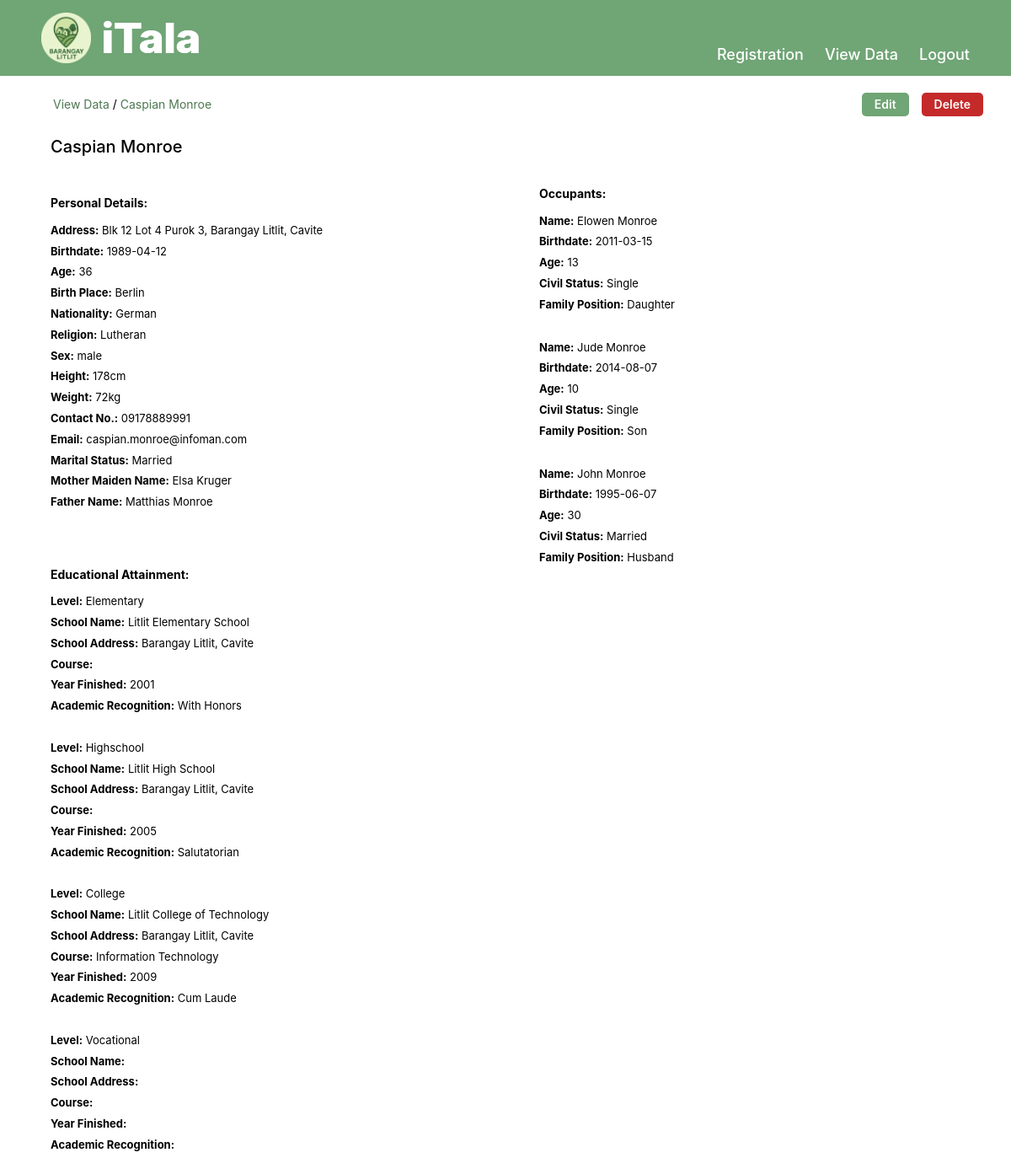
/viewPerson.php?personID=1, run on the app's committed database.
### tables this page shows
CREATE TABLE `person` (
  `personID` int(11) NOT NULL,
  `name` varchar(50) DEFAULT NULL,
  `address` varchar(100) DEFAULT NULL,
  `birthDate` date DEFAULT NULL,
  `birthPlace` varchar(50) DEFAULT NULL,
  `nationality` varchar(20) DEFAULT NULL,
  `religion` varchar(20) DEFAULT NULL,
  `sex` enum('male','female') DEFAULT NULL,
  `height` varchar(10) DEFAULT NULL,
  `weight` varchar(10) DEFAULT NULL,
  `contactNo` varchar(20) DEFAULT NULL,
  `email` varchar(50) DEFAULT NULL,
  `maritalStatus` enum('Single','Married','Widowed','Divorced','Separated') DEFAULT NULL,
  `motherNameMaiden` varchar(50) DEFAULT NULL,
  `fatherName` varchar(50) DEFAULT NULL
);

CREATE TABLE `education` (
  `educationID` int(11) NOT NULL,
  `personID` int(11) DEFAULT NULL,
  `schoolName` varchar(50) DEFAULT NULL,
  `schoolAddress` varchar(100) DEFAULT NULL,
  `course` varchar(50) DEFAULT NULL,
  `level` enum('Elementary','Highschool','College','Vocational') DEFAULT NULL,
  `yearFinished` year(4) DEFAULT NULL,
  `acadRecognition` varchar(50) DEFAULT NULL
);

CREATE TABLE `occupant` (
  `occupantID` int(11) NOT NULL,
  `personID` int(11) DEFAULT NULL,
  `occupantName` varchar(100) DEFAULT NULL,
  `occupantBDate` date DEFAULT NULL,
  `occupantAge` int(11) DEFAULT NULL,
  `occupantCvlStatus` enum('Single','Married','Widowed','Divorced','Separated') DEFAULT NULL,
  `familyPos` varchar(50) DEFAULT NULL
);

### viewPerson.php (the view, shortened to what this page needs)
<?php
include 'config.php';
$personID = isset($_GET['personID']) ? intval($_GET['personID']) : 0;
$sqlPerson = "SELECT * FROM person WHERE personID = ?";
$stmtPerson = $conn->prepare($sqlPerson);
$stmtPerson->bind_param("i", $personID);
$stmtPerson->execute();
$resultPerson = $stmtPerson->get_result();
$person = $resultPerson->fetch_assoc();
function calculateAge($birthdate) {
    $birthDate = new DateTime($birthdate);
    $today = new DateTime('today');
    $age = $birthDate->diff($today)->y;
    return $age;
}
$sqlEducation = "SELECT * FROM education WHERE personID = ?";
$stmtEducation = $conn->prepare($sqlEducation);
$stmtEducation->bind_param("i", $personID);
$stmtEducation->execute();
$resultEducation = $stmtEducation->get_result();
$sqlOccupant = "SELECT * FROM occupant WHERE personID = ?";
$stmtOccupant = $conn->prepare($sqlOccupant);
$stmtOccupant->bind_param("i", $personID);
$stmtOccupant->execute();
$resultOccupant = $stmtOccupant->get_result();
?>
<!DOCTYPE html>
<html lang="en">
<head>
  <link rel="stylesheet" href="style/viewPerson_style.css">
</head>
<body class="view-person-page">
  <header>
    <div class="logo">
      <img src="style/logo.png" alt="Logo">
      <span>iTala</span>
    </div>
    <nav>
      <a href="Registration.php">Registration</a>
      <a href="Dashboard.php">View Data</a>
      <a href="Index.php">Logout</a>
    </nav>
  </header>
  <section class="controls">
    <div class="controls-bar">
      <p class="breadcrumb">
        <a href="Dashboard.php">View Data</a> /
        <a href="#"><?= htmlspecialchars($person['name']) ?></a>
      </p>
      <div class="buttons">
        <a href="editPerson.php?personID=<?= htmlspecialchars($person['personID']) ?>" class="button-link">Edit</a>
        <a href="deletePerson.php?personID=<?= $person['personID'] ?>" class="button-link-delete"
          onclick="return confirm('Are you sure you want to delete this person?');">
          Delete
        </a>
      </div>
    </div>
  </section>
  <div class="person-data-section">
    <div class="left-column">
      <h2 class="full-name"><?= htmlspecialchars($person['name']) ?></h2>
      <p class="section-title">Personal Details:</p>
      <p><strong>Address:</strong> <?= htmlspecialchars($person['address']) ?></p>
      <p><strong>Birthdate:</strong> <?= htmlspecialchars($person['birthDate']) ?></p>
      <p><strong>Age:</strong> <?= calculateAge($person['birthDate']) ?></p>
      <p><strong>Birth Place:</strong> <?= htmlspecialchars($person['birthPlace']) ?></p>
      <p><strong>Nationality:</strong> <?= htmlspecialchars($person['nationality']) ?></p>
      <p><strong>Religion:</strong> <?= htmlspecialchars($person['religion']) ?></p>
      <p><strong>Sex:</strong> <?= htmlspecialchars($person['sex']) ?></p>
      <p><strong>Height:</strong> <?= htmlspecialchars($person['height']) ?></p>
      <p><strong>Weight:</strong> <?= htmlspecialchars($person['weight']) ?></p>
      <p><strong>Contact No.:</strong> <?= htmlspecialchars($person['contactNo']) ?></p>
      <p><strong>Email:</strong> <?= htmlspecialchars($person['email']) ?></p>
      <p><strong>Marital Status:</strong> <?= htmlspecialchars($person['maritalStatus']) ?></p>
      <p><strong>Mother Maiden Name:</strong> <?= htmlspecialchars($person['motherNameMaiden']) ?></p>
      <p><strong>Father Name:</strong> <?= htmlspecialchars($person['fatherName']) ?></p>
      <br>
      <p class="section-title">Educational Attainment:</p>
      <?php if ($resultEducation->num_rows > 0): ?>
        <?php while ($row = $resultEducation->fetch_assoc()): ?>
          <p><strong>Level:</strong> <?= htmlspecialchars($row['level']) ?></p>
          <p><strong>School Name:</strong> <?= htmlspecialchars($row['schoolName']) ?></p>
          <p><strong>School Address:</strong> <?= htmlspecialchars($row['schoolAddress']) ?></p>
          <p><strong>Course:</strong> <?= htmlspecialchars($row['course']) ?></p>
          <p><strong>Year Finished:</strong> <?= htmlspecialchars($row['yearFinished']) ?></p>
          <p><strong>Academic Recognition:</strong> <?= htmlspecialchars($row['acadRecognition']) ?></p>
          <br>
        <?php endwhile; ?>
      <?php else: ?>
        <p>No education records found for this person.</p>
      <?php endif; ?>
    </div>
    <div class="right-column">
      <br>
      <p class="section-title">Occupants:</p>
      <?php if ($resultOccupant->num_rows > 0): ?>
        <?php while ($row = $resultOccupant->fetch_assoc()): ?>
          <div class="occupant-entry">
            <p><strong>Name:</strong> <?= htmlspecialchars($row['occupantName']) ?></p>
            <p><strong>Birthdate:</strong> <?= htmlspecialchars($row['occupantBDate']) ?></p>
            <p><strong>Age:</strong> <?= htmlspecialchars($row['occupantAge']) ?></p>
            <p><strong>Civil Status:</strong> <?= htmlspecialchars($row['occupantCvlStatus']) ?></p>
            <p><strong>Family Position:</strong> <?= htmlspecialchars($row['familyPos']) ?></p>
          </div>
        <?php endwhile; ?>
      <?php else: ?>
        <p>No occupant records found for this person.</p>
      <?php endif; ?>
    </div>
  </div>
</body>
</html>

### style/viewPerson_style.css (style rules this page uses)
* { margin: 0; padding: 0; box-sizing: border-box; font-family: 'Inter', sans-serif; }
body { background-color: white; color: black; line-height: 1.6; padding-top: 90px; }
header { background-color: #70A575; position: fixed; width: 100%; top: 0; left: 0; width: 100%; color: white; padding: 5px 19px; display: flex; justify-content: space-between; align-items: center; margin-bottom: 30px; }
.logo { margin-left: 30px; display: flex; font-size: 50px; font-weight: 800; text-shadow: 1px 0 0 white; align-items: center; gap: 12px; }
.logo img { height: 60px; }
nav { margin-top: 40px; margin-right: 30px; font-size: 18px; font-weight: 300; }
nav a { color: white; text-decoration: none; margin-left: 20px; font-weight: 500; }
.view-person-page .controls { margin: 20px 3px; }
.view-person-page { font-size: 13px; padding-left: 60px; padding-right: 30px; padding-bottom: 60px; line-height: 1.6; }
.view-person-page .breadcrumb { font-size: 14px; color: black; margin: 0; padding: 0; }
.view-person-page .breadcrumb a { text-decoration: none; color: #4D7851; }
.view-person-page .controls-bar { display: flex; justify-content: space-between; align-items: center; margin-top: 10px; }
.view-person-page .buttons { display: flex; gap: 15px; }
.view-person-page .controls-bar .button-link { color: white; border-radius: 5px; text-decoration: none; font-size: 14px; padding: 3px 15px; background-color:#70A575; font-weight: 600; }
.view-person-page .controls-bar .button-link-delete { color: white; border-radius: 5px; text-decoration: none; font-size: 14px; padding: 3px 15px; background-color: #C42A2A; font-weight: 600; }
.view-person-page .person-data-section { display: flex; justify-content: space-between; gap: 50px; }
.view-person-page .left-column, .view-person-page .right-column { flex: 1; }
.view-person-page .section-title { font-weight: bold; font-size: 14px; margin-top: 40px; color: black; margin-bottom: 10px; }
.view-person-page p { margin: 4px 0; }
.view-person-page p strong { font-weight: 700; color: black; }
.view-person-page .occupant-entry { margin-bottom: 30px; }
.view-person-page .full-name { font-size: 20px; color: black; font-weight: 500; }

### data on the page
person: name "Caspian Monroe", address "Blk 12 Lot 4 Purok 3, Barangay Litlit, Cavite", birthDate "1989-04-12", birthDate "36", birthPlace "Berlin", nationality "German", religion "Lutheran", sex "male", height "178cm", weight "72kg", contactNo "09178889991", email "caspian.monroe@infoman.com", maritalStatus "Married", motherNameMaiden "Elsa Kruger", fatherName "Matthias Monroe"
education: level "Elementary", schoolName "Litlit Elementary School", schoolAddress "Barangay Litlit, Cavite", yearFinished "2001", acadRecognition "With Honors"
education: level "Highschool", schoolName "Litlit High School", schoolAddress "Barangay Litlit, Cavite", yearFinished "2005", acadRecognition "Salutatorian"
education: level "College", schoolName "Litlit College of Technology", schoolAddress "Barangay Litlit, Cavite", course "Information Technology", yearFinished "2009", acadRecognition "Cum Laude"
education: level "Vocational"
occupant: occupantName "Elowen Monroe", occupantBDate "2011-03-15", occupantAge "13", occupantCvlStatus "Single", familyPos "Daughter"
occupant: occupantName "Jude Monroe", occupantBDate "2014-08-07", occupantAge "10", occupantCvlStatus "Single", familyPos "Son"
occupant: occupantName "John Monroe", occupantBDate "1995-06-07", occupantAge "30", occupantCvlStatus "Married", familyPos "Husband"
